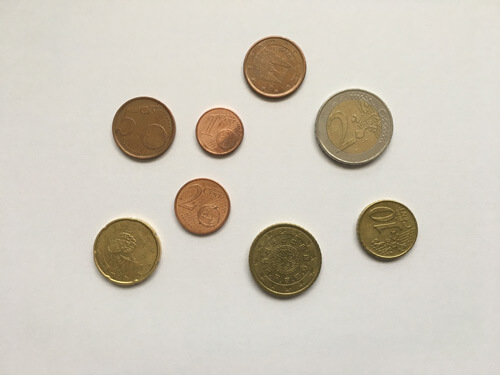
#> input picture MLPI-2020/Clase_7_261020-20201105T004317Z-001 (1)/Clase_7_261020/monedas.jpg, 500 x 375 px
$ jupyter execute --allow-errors ntb7_Binarizacion_2020.ipynb   (older library calls are emulated)
#> lines starting #> are read from the running program, lines starting #| are printed output that depends on the picture; after the words box and inside, x2 and y2 are one past the last pixel; in counts of white or black regions, pixels touching at a corner belong together
# <center> Curso Machine Learning e Imágenes en Python 2020

* Docentes:  Dra. Valeria S. Rulloni - Dra. Ana Carolina Maldonado
* Ing. Axel Aguerreberry -  Ing. Sebastián Palacio
* Colaborador: Ing. Juan Manuel López

## Temario a desarrollar:
*	Uso y herramientas básicas de Python
*	Imágenes digitales: tipos (binarias, monocromáticas y a color)
*	Histograma. Mejora de la imagen: contraste, filtros: suavizado y detección de bordes.
*	**Umbralado y Binarización.** Operaciones Morfológicas: erosión, dilatación, cierre y apertura.
*	Aplicaciones
*	Clasificación de imágenes.
*	Aprendizaje automático
*	Aprendizaje profundo: Redes neuronales
*	Aplicaciones

**CLASE 7: 26-10-2020**

    Binarización. Operaciones Morfológicas.

archivos necesarios para la notebook:

**Imágenes necesarias: 'lenna.jpg', 'ortopantomografia2.png','monedas.jpg', 'daisy.jpg', 'sudoku.png'**

# Histograma
### El **Histograma** de una imagen es la gráfica que muestra la cantidad de píxeles que tienen una misma intensidad luminosa, para todas las intensidades.

### Muestra gráficamente el vector de frecuencias de las intensidades presentes en la imagen.

[cell 1]
#Cargo imagen monocroma y grafico
import cv2
import numpy as np
import matplotlib.pyplot as plt

img = cv2.imread('lenna.jpg',0)#El 0 indica que devuelve imagen monocroma directamente
#img = cv2.imread('lenna.jpg', cv2.IMREAD_GRAYSCALE)#equivalente al anterior
#> (the rest of this cell did not finish here and is left out)

## Histograma obtenido mediante opencv o mediante matplotlib
**Histograma mediante opencv:**

[cell 2]
#cv2.calcHist(images, channels, mask, histSize, ranges[, hist[, accumulate]]) #Devuelve un vector
hist = cv2.calcHist([img],[0],None,[256],[0,256])
#> hist = 256 values from 0 to 0
plt.plot(hist,'.')
plt.xlabel("bins-Intensidad de Iluminación intervalo: "+str([0,256]))
plt.ylabel("Cantidad de Píxeles")
plt.title("Histograma de opencv")
plt.show()
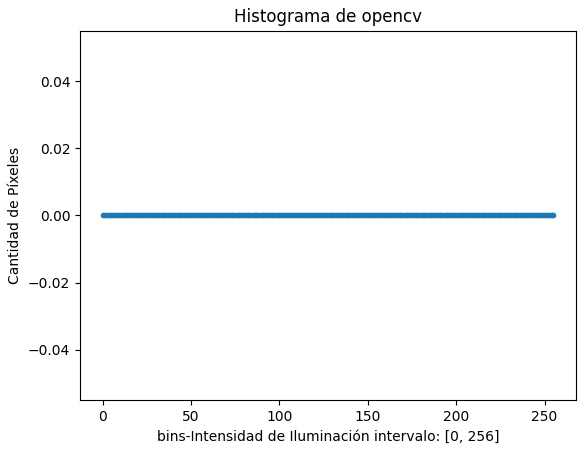
#> figure drawn by matplotlib, 1 panel

**Histograma mediante matplotlib**

[cell 3]
print('Intensidades de toda la imagen monocroma:')
#> (the rest of this cell did not finish here and is left out)

**Repita el procedimiento para la imagen daisy.jpg (abra la imagen en monocroma y muestre su histograma)**

## Binarización por Umbralizado
* Primero se define un valor de corte llamado $umbral$, con algún criterio (arbitrario, 127, media, Otsu, etc.)
 $$T(r)=\left\{
\begin{array}{lr}
  1& r\geq umbral\\
	0& r<umbral\\
\end{array}
\right.$$

*O su negativo:

$$T(r)=\left\{
\begin{array}{lr}
  0& r\geq umbral\\
	1& r<umbral\\
\end{array}
\right.$$

* Se puede generalizar a segmentación por umbralizado (varios umbrales, por ejemplo MultiOtsu)

**Inspecione el histograma de la imagen daisy y elija un valor de umbral para binarizar la imagen (selección manual/arbitraria)**

[cell 4]
umbral=int(input('ingrese un valor de umbral entre 0 y 255: '))
#> the answer given: 3
print(type(umbral))

**Obtenga la imagen binaria resultante de utilizar el umbral elegido por el usuario y muéstrela**

#> (a cell that did not finish here is left out)

[cell 6]
#binaria=255*binaria.astype('uint8')

[cell 7]
fig, axs = plt.subplots(nrows=1, ncols=2, sharex=False)
axs=axs.ravel()
fig.set_figheight(6)
fig.set_figwidth(10)
#> (the rest of this cell did not finish here and is left out)

**Ahora se repite el procedimiento y muestran los respectivos histogramas abajo de cada imagen, utilizando la imagen 'monedas.jpg': **

[cell 8]
import cv2
import numpy as np
import matplotlib.pyplot as plt
img = cv2.imread('monedas.jpg',0) #imagen monocroma
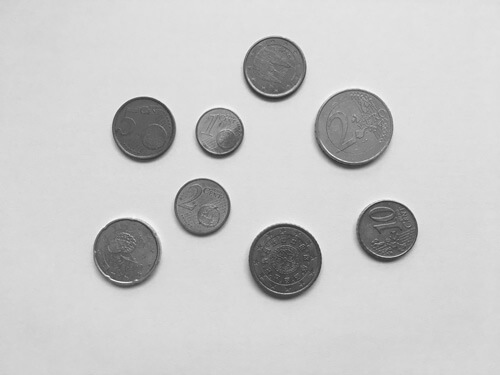
#> img: shape (375, 500); min 46, max 251, mean 201.2
umbral=180 #arbitrario
binaria=(img>=umbral)
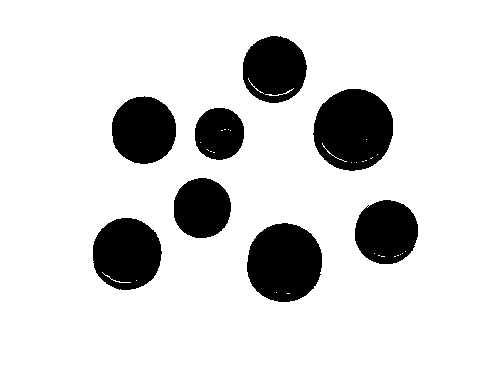
#> binaria: shape (375, 500) bool; 84.9% white; 8 black regions, largest, box (x1, y1, x2, y2) and area: (313, 89, 393, 171) 5103, (247, 223, 322, 302) 4690, (93, 218, 162, 290) 3892
print(type(binaria[0,0]))
#| <class 'numpy.bool_'>
binaria=255*binaria.astype('uint8')
print(type(binaria[0,0]))
#| <class 'numpy.uint8'>

[cell 9]
fig, axs = plt.subplots(nrows=2, ncols=2, sharex=False)
axs=axs.ravel()
fig.set_figheight(6)
fig.set_figwidth(10)
axs[0].imshow(img, cmap='gray',vmin=0 ,vmax=255)
axs[0].set_title('Imagen monocroma')
axs[1].imshow(binaria, cmap='gray',vmin=0 ,vmax=255)
axs[1].set_title('Imagen binaria')
axs[2].hist(img[:,:].ravel(), 256,[0,256] )
axs[2].set_xlabel('bins de intensidad')
axs[2].set_ylabel('cantidad de pixeles')
axs[3].hist(binaria[:,:].ravel(), 256,[0,256] )
axs[3].set_xlabel('bins de intensidad')
axs[3].set_ylabel('cantidad de pixeles')
plt.show()
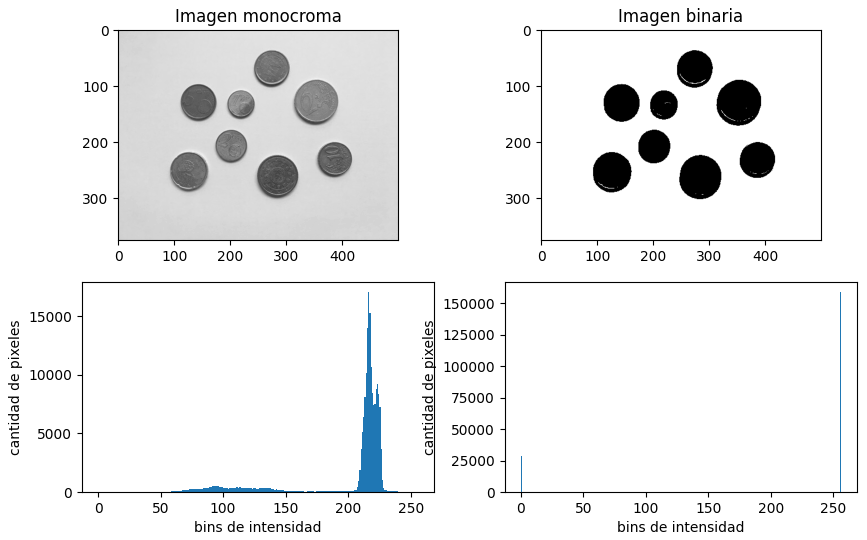
#> figure drawn by matplotlib, 4 panels; panel 3: tallest bar 17088 high, from x = 216 to 217; panel 4: tallest bar 159108 high, from x = 255 to 256

[cell 10]
#continuación
umbral=180
ret1,binaria1 = cv2.threshold(img,umbral,255,cv2.THRESH_BINARY)
#> binaria1: shape (375, 500); 84.8% white; 8 black regions, largest, box (x1, y1, x2, y2) and area: (313, 89, 393, 171) 5109, (247, 223, 322, 302) 4700, (93, 218, 162, 290) 3900
#> ret1 = 180
ret2,binaria2 = cv2.threshold(img,umbral,255,cv2.THRESH_BINARY_INV)
#> ret2 = 180
# Otsu's thresholding
ret3,binaria3 = cv2.threshold(img,0,255,cv2.THRESH_BINARY_INV+cv2.THRESH_OTSU)
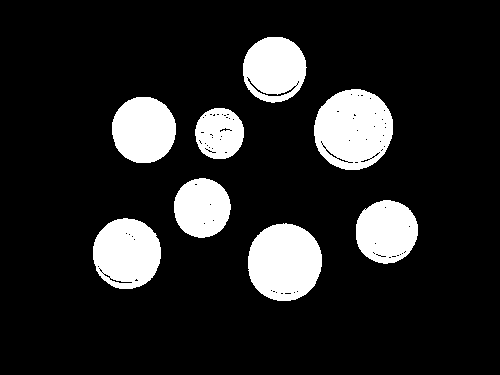
#> binaria3: shape (375, 500); 14.7% white; 8 white regions, largest, box (x1, y1, x2, y2) and area: (314, 89, 393, 170) 4934, (248, 223, 322, 301) 4552, (93, 218, 161, 289) 3762
#> ret3 = 162
print(type(binaria3[0,0]))
#| <class 'numpy.uint8'>
fig, axs = plt.subplots(nrows=1, ncols=3, sharex=True)
fig.set_figheight(4)
fig.set_figwidth(15)
axs[0].imshow(binaria1, cmap='gray',vmin=0 ,vmax=255)
axs[0].set_title('Binaria')
axs[1].imshow(binaria2, cmap='gray',vmin=0 ,vmax=255)
axs[1].set_title('Binaria Invertida')
axs[2].imshow(binaria3, cmap='gray',vmin=0 ,vmax=255)
axs[2].set_title('Binaria Invertida y con umbral Otsu (automático)')
plt.show()
print('umbral calculado por Otsu:', ret3)
#| umbral calculado por Otsu: 162.0
